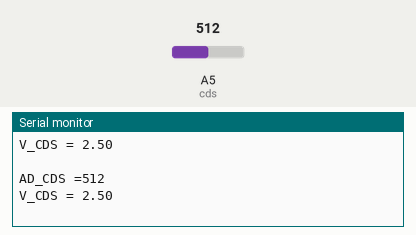
Bench run of a sketch on a simulated Arduino Uno, built with avr-gcc and run on an emulated ATmega328P. On the bench: the last lines printed to the serial monitor. The inputs (shaded band) are chosen by the test bench; at power-on: A5 (cds) = 512.

Above: at 1.8 s.
1.9 s: A5 (cds) set to 716
At 2.8 s:
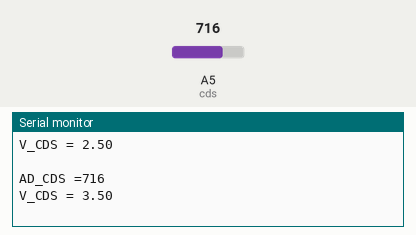
3.4 s: A5 (cds) set to 900
At 4.5 s:
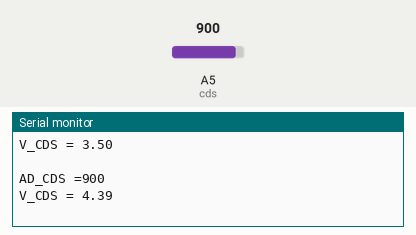
Timing chart, 0 to 6.4 s (numbered marks = the images above; inputs shaded):
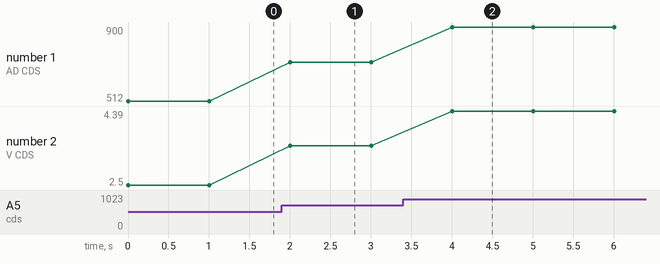

The sketch:

app.ino
```cpp
const byte cds = A5;
void setup()
{
    Serial.begin(115200);
}

void loop(){
    int ad_cds;
    float v_cds;

    ad_cds = analogRead(cds);

    v_cds = (float)ad_cds / 1024.0 *5;

    Serial.print("AD_CDS =");
    Serial.println(ad_cds);

    Serial.print("V_CDS = ");
    Serial.println(v_cds);
    Serial.println(" ");
    delay(1000);
}
```

Measured:
- after the input at 1.9 s, the serial monitor: prints a new line after 0.10 s (image 1)
- after the input at 3.4 s, the serial monitor: prints a new line after 0.60 s (image 2)
- plotted number 1: 512 → 716 after the input at 1.9 s, 716 → 900 after the input at 3.4 s
- plotted number 2: 2.5 → 3.5 after the input at 1.9 s, 3.5 → 4.39 after the input at 3.4 s
